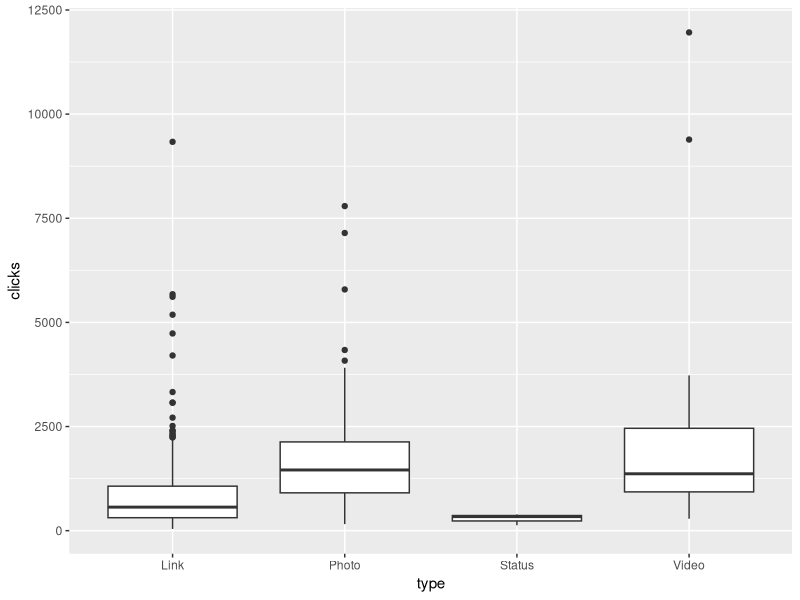

Here is the R script that generated this plot:
require(dplyr)
require(readr)
require(ggplot2)
require(lubridate)

# import data
fb_data <-read_csv("data/freeCodeCamp-facebook-page-activity.csv") 

# some initial data manipulation
fb_data <- fb_data %>%
  filter(clicks < 75000) %>%
  mutate(reactions = as.numeric(reactions)) %>%
  filter(!is.na(reactions))

# il mio commento e piu importante 
p1 <- ggplot(data = fb_data, aes(x=type, y = clicks)) +
  geom_boxplot()

p1